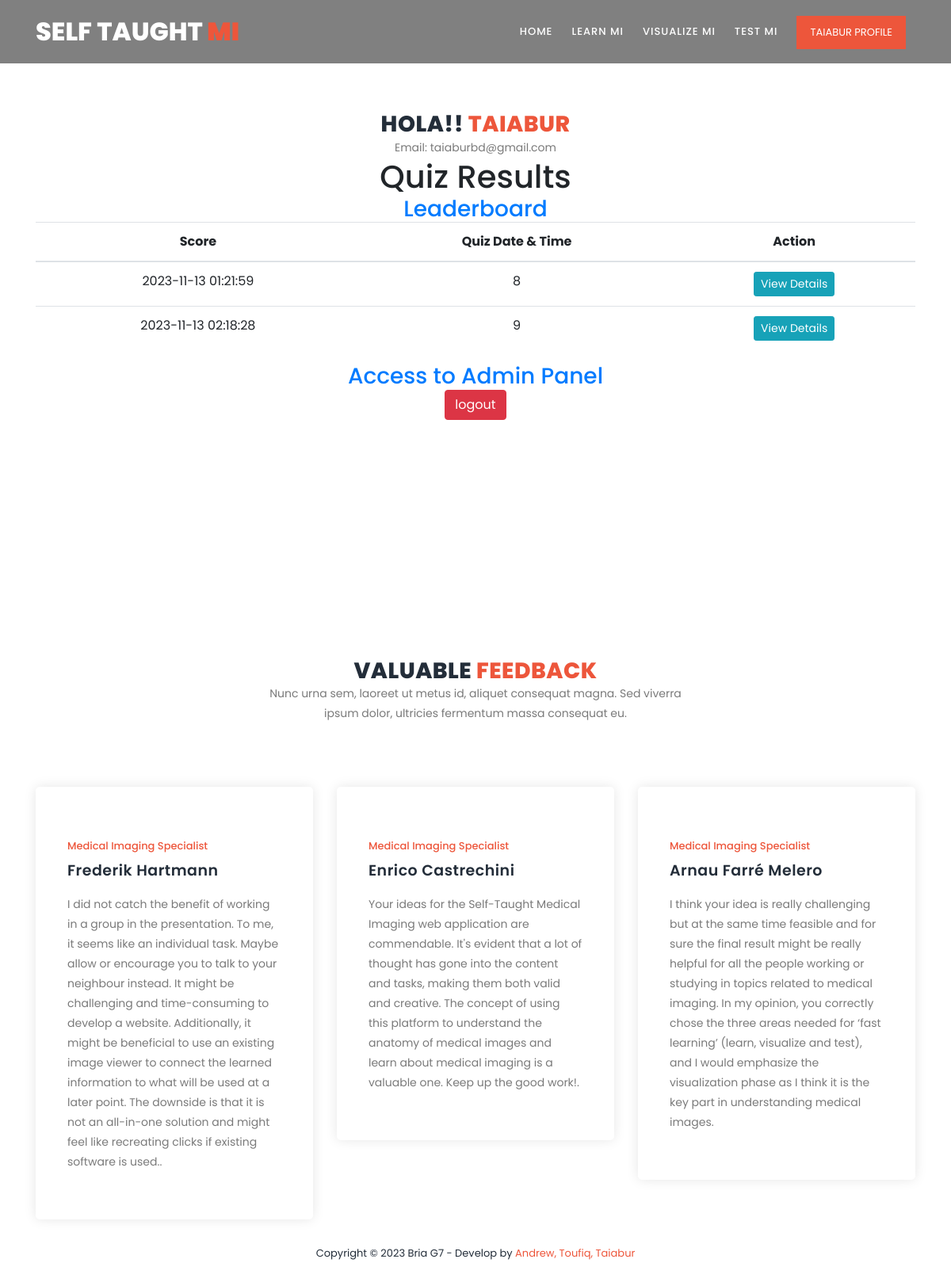
The page /profile (signed in) on the database as committed earlier.
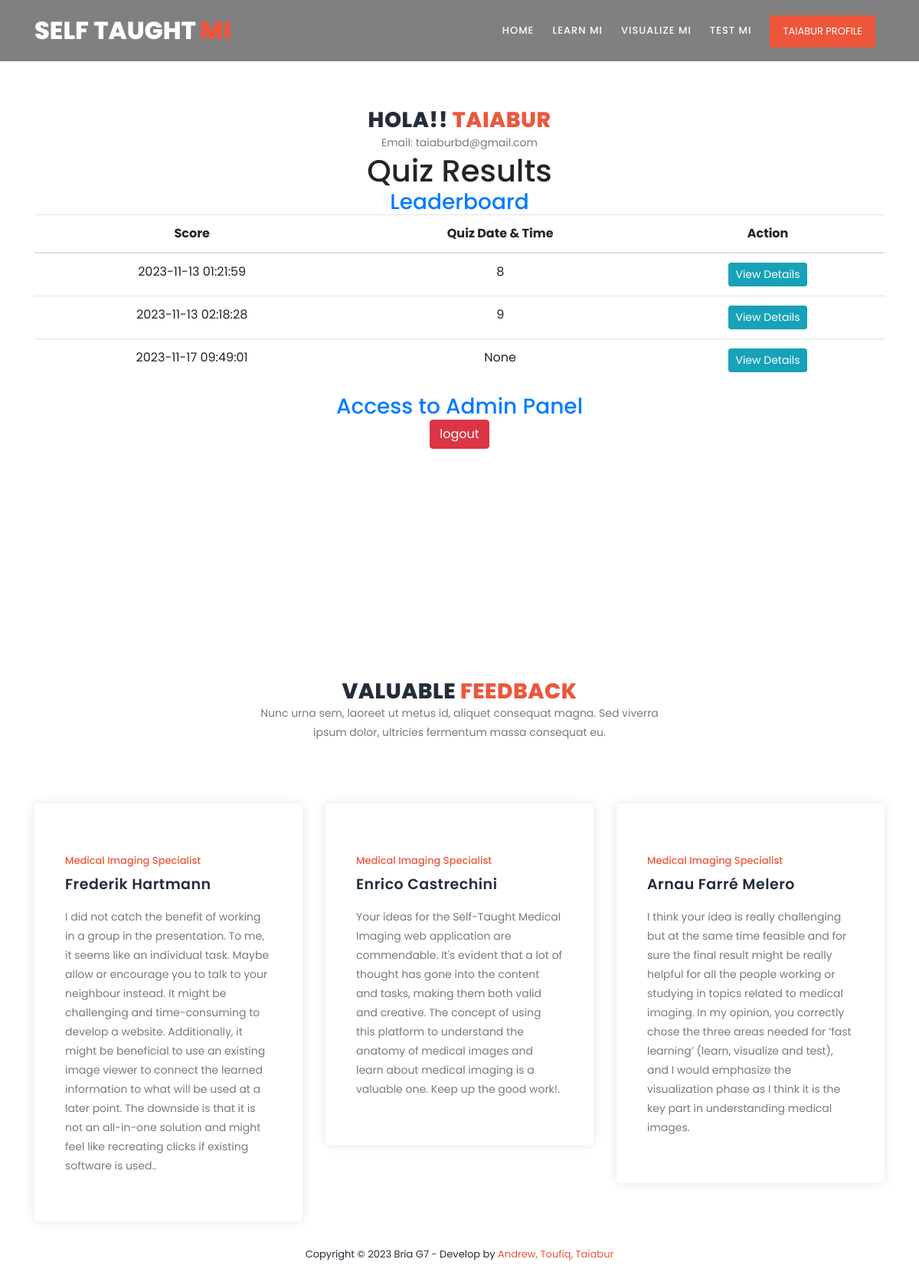
The same page on the database as committed later.
### tables this page shows
CREATE TABLE quiz_list (
    id INTEGER PRIMARY KEY,
    quiz_id VARCHAR(255),
    user_id INTEGER,
    total_mark INTEGER,
    category VARCHAR(255),
    created_date TIMESTAMP DEFAULT CURRENT_TIMESTAMP
);

### views.py (the view, shortened to what this page needs)
@app.route('/profile')
def profile():
    if 'user_id' in session:
        conn = get_db_connection()
        user_id=session['user_id']
        user = conn.execute("SELECT * FROM users WHERE id = ?", (user_id,)).fetchall()
        score_list=conn.execute('SELECT * FROM quiz_list WHERE user_id = ?', (user_id,))
        score_list = score_list.fetchall()
        quiz_id = request.args.get('quiz_id')
        quiz_cat = request.args.get('quiz_cat')
        quiz_details=''
        conn.close()
        return render_template('profile.html',user=user,score_list=score_list,quiz_details=quiz_details,quiz_cat=quiz_cat)
    else:
        return redirect(url_for('login'))

### admin.py (called while the page is built)
@app.before_request
def check_admin_access():
    if request.endpoint and request.endpoint.startswith('admin'):
        if not is_admin():
            return redirect(url_for('hello'))

### views.py (called while the page is built)
def get_db_connection():
    conn = sqlite3.connect('database.db')
    conn.row_factory = sqlite3.Row
    return conn

### templates/profile.html (shortened to what this page needs)
{% extends "base.html" %}
{% block content %}
<section class="section" id="features">
  <div class="container">
      <div class="row">
        <div class="col-lg-12">
          <div class="section-heading">
              <h2>Hola!! <em>{% print(session['user_fullname']) %}</em></h2>
              <p>Email: {% print(session['user_name']) %}</p>
              <h1>Quiz Results</h1>
              <h3><a href="{{url_for('leaderboard')}}">Leaderboard</a></h3>
    <table class="table table-stripe">
        <thead>
            <tr>
                <th>Score</th>
                <th>Quiz Date & Time</th>
                <th>Action</th>
            </tr>
        </thead>
        <tbody>
            {% for row in score_list %}
                <tr>
                    <td>{{ row[5] }}</td>
                    <td>{{ row[3] }}</td>
                    <td><a href="{{url_for('profile',quiz_id=row[1])}}" class="btn btn-info btn-sm">View Details</a></td>
                </tr>
            {% endfor %}
        </tbody>
    </table>
              <h3>{% if session['user_type'] == 1 %}
                <a href="/admin">Access to Admin Panel</a>
                {% else %}
                    User
                {% endif %}
              </h3>
              <a href="/logout"><button class="btn btn-danger">
             logout
            </button></a>
          </div>
      </div>
    </div>
</section>
{% endblock %}

Rows that differ between the two databases and show on the page:
added quiz_list: created_date "2023-11-17 09:49:01", row "None"
